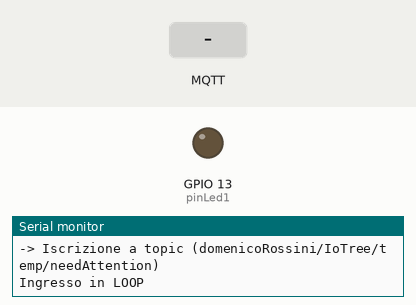
Bench run of a program on a simulated ESP32. On the bench: output pins drawn as LEDs (lit = HIGH), the last lines printed to the serial monitor. Inputs (shaded band) come from the test bench. WiFi joins after 1.5 s; servers stay silent unless stated; no MQTT or app messages arrive unless stated.

Above: at 2.7 s.
2.8 s: MQTT message "1" arrives on the first subscribed topic
4.6 s: MQTT message "on" arrives on the first subscribed topic
7.1 s: MQTT message "off" arrives on the first subscribed topic
9.6 s: MQTT message "1" arrives on the second subscribed topic
At 12.1 s:
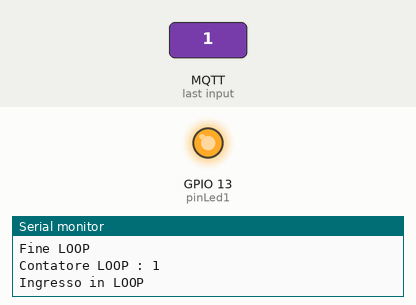
Timing chart, 0 to 13.3 s (numbered marks = the images above; inputs shaded):
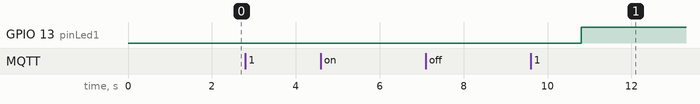

The program:

main.cpp
```cpp
#include <Arduino.h>
#include <Arduino.h>
#include <WiFi.h>
#include <WiFiUdp.h>
#include <PubSubClient.h>
#include <stdio.h>
#include <stdlib.h>
#include <DHT.h>
#include <Adafruit_Sensor.h>
//#include <string.h>

///////////////////////////////////////////////////////////
const char* nomeRete = "FASTWEB-1-A91631_EXT";
const char* pwdRete = "4452CC2BAB";
///////////////////////////////////////////////////////////
IPAddress ip_scheda(192,168,1,106);
IPAddress ip_server(192,168,1,86);
///////////////////////////////////////////////////////////
WiFiClient wifiClient;
PubSubClient client(ip_server,1883,wifiClient);
///////////////////////////////////////////////////////////
int pinLed1 = 13;
///////////////////////////////////////////////////////////
#define MILLIS 1000000
RTC_DATA_ATTR int warningCount = 0;
RTC_DATA_ATTR int loopCount = 0;

void connessioneaWiFi(){
  Serial.println("Ingresso in CONNESSIONE_WIFI");
  WiFi.mode(WIFI_STA);
  WiFi.begin(nomeRete,pwdRete);
  Serial.println("\nTentativo di connessione alla rete");
  while(WiFi.status() != WL_CONNECTED){
    Serial.print(".");
  }
  Serial.println("\nConnessione Stabilita con IP : ");
  Serial.println(WiFi.localIP());
}

void deepSleep(int tempo){
  esp_sleep_enable_timer_wakeup(tempo * MILLIS);
  Serial.flush();
  esp_deep_sleep_start();
}

void callback(char* topic, byte* payload, unsigned int length) {

  Serial.println("Ingresso in CALLBACK");
  // handle message arrived
  Serial.print(" - Message arrived on topic : [");
  Serial.print(topic);
  Serial.print("] ->  ");
  String payloaSTR="";
  for (int i=0;i<length;i++) {
    Serial.print((char)payload[i]);
    payloaSTR = payloaSTR + (char)payload[i];
  }
  Serial.println("");

  String topicStr(topic);
  //String stringaTopicLight = "domenicoRossini/IoTree/light";
  //String stringaTopicHum = "domenicoRossini/IoTree/hum";
  //String stringaTopicTemp = "domenicoRossini/IoTree/temp";
  //String stringaTopicLightStatus = "domenicoRossini/IoTree/light/status";
  //String stringaTopicHumStatus = "domenicoRossini/IoTree/hum/status";
  //String stringaTopicTempStatus = "domenicoRossini/IoTree/temp/status";
  String stringaTopicLightAttention = "domenicoRossini/IoTree/light/needAttention";
  String stringaTopicHumAttention = "domenicoRossini/IoTree/hum/needAttention";
  String stringaTopicTempAttention = "domenicoRossini/IoTree/temp/needAttention";
  /*
  if(topicStr==stringaTopicLight){
    Serial.println("Ricevuto lightMSG");
  }
  if(topicStr==stringaTopicHum){
    Serial.println("Ricevuto humMSG");
  }
  if(topicStr==stringaTopicTemp){
    Serial.println("Ricevuto tempMSG");
  }
  */

  // se ricevo un warning il contatore dei cicli decrementa in modo da dare tempo al monitor di fare altre misurazioni

  if(topicStr==stringaTopicLightAttention){
    Serial.println("-> Ricevuto lightWarning");
    warningCount++;
    loopCount--;
    //digitalWrite(pinLed1,HIGH);
    //callbackCount = 0;
    //loopCount = 0;
  }
  if(topicStr==stringaTopicHumAttention){
    Serial.println("-> Ricevuto humWarning");
    warningCount++;
    loopCount--;
    //digitalWrite(pinLed1,HIGH);
    //callbackCount = 0;
    //loopCount = 0;
  }
  if(topicStr==stringaTopicTempAttention){
    Serial.println("-> Ricevuto tempWarning");
    warningCount++;
    loopCount--;
    //digitalWrite(pinLed1,HIGH);
    //callbackCount = 0;
    //loopCount = 0;
  }
  Serial.println("");

  // Accensione led solo se si ricevono 4 warning consecutivi che possono essere :
  // - tutte le medie sballate e una almeno che si ripete
  // - una media sballata confermata da 4 ricezioni dei valori fuori scala
  if(warningCount>3){
    digitalWrite(pinLed1,HIGH);
    warningCount = 0 ;
    loopCount = 0;
  }

  /*
  callbackCount++;
  Serial.print("Contatore CALLBACK : "); Serial.print(callbackCount);
  Serial.println("");Serial.println("");
  if (callbackCount==3)
  {
    digitalWrite(pinLed1,LOW);
    callbackCount = 0;
    loopCount = 0;
    deepSleep(60);
  }
  */

}

void inizializzaLED(){
  Serial.println("Ingresso in InizializzaLED");
  pinMode(pinLed1,OUTPUT);
  //pinMode(pinLed2,OUTPUT);
  //digitalWrite(pinLed1,HIGH);
  //digitalWrite(pinLed2,LOW);
}

void iscrizioneTopic(){
  Serial.println("Ingresso in IscrizioneTOPIC");
  /*client.subscribe("inTopic");
  Serial.println("\n-> Iscrizione a topic (inTopic)");
  client.subscribe("outTopic");
  Serial.println("\n-> Iscrizione a topic (outTopic)");*/
  //client.subscribe("domenicoRossini/IoTree/light");
  //Serial.println("\n-> Iscrizione a topic (domenicoRossini/IoTree/light)");
  //client.subscribe("domenicoRossini/IoTree/temp");
  //Serial.println("\n-> Iscrizione a topic (domenicoRossini/IoTree/temp)");
  //client.subscribe("domenicoRossini/IoTree/hum");
  //Serial.println("\n-> Iscrizione a topic (domenicoRossini/IoTree/hum)");
  //client.subscribe("domenicoRossini/IoTree/light");
  //Serial.println("\n-> Iscrizione a topic (domenicoRossini/IoTree/light)");
  //client.subscribe("domenicoRossini/IoTree/hum");
  //Serial.println("\n-> Iscrizione a topic (domenicoRossini/IoTree/hum)");
  //client.subscribe("domenicoRossini/IoTree/temp");
  //Serial.println("\n-> Iscrizione a topic (domenicoRossini/IoTree/temp)");
  //client.subscribe("domenicoRossini/IoTree/light/status");
  //Serial.println("\n-> Iscrizione a topic (domenicoRossini/IoTree/light/status)");
  //client.subscribe("domenicoRossini/IoTree/hum/status");
  //Serial.println("\n-> Iscrizione a topic (domenicoRossini/IoTree/hum/status)");
  //client.subscribe("domenicoRossini/IoTree/temp/status");
  //Serial.println("\n-> Iscrizione a topic (domenicoRossini/IoTree/temp/status)");
  client.subscribe("domenicoRossini/IoTree/light/needAttention");
  Serial.println("\n-> Iscrizione a topic (domenicoRossini/IoTree/light/needAttention)");
  client.subscribe("domenicoRossini/IoTree/hum/needAttention");
  Serial.println("\n-> Iscrizione a topic (domenicoRossini/IoTree/hum/needAttention)");
  client.subscribe("domenicoRossini/IoTree/temp/needAttention");
  Serial.println("\n-> Iscrizione a topic (domenicoRossini/IoTree/temp/needAttention)");
}

void reconnect() {
  Serial.println("Ingresso in reconnect");
  // Loop until we're reconnected

  while (!client.connected()) {
    Serial.print("Attempting MQTT connection...");

    // Attempt to connect

    // codice per connessione con nome casuale
    //String clientId = "ESP8266Client-";
    //clientId += String(random(0xffff), HEX);

    if (client.connect("-> receiverIoTree <-")){
      Serial.println("\n-> Connessione Stabilita");
    } else {
      Serial.print("failed, rc=");
      Serial.print(client.state());
      Serial.println(" try again in 1 second");
      delay(1000);
    }
  }

}

void riconnessioneSeNecessario(){
  if (!client.connected()) {
    reconnect();
    iscrizioneTopic();
  }
}

void gestioneDeepSleep(){
  // ogni 60 chiamate del metodo si dorme per 1 minuto
  loopCount++;
  Serial.print("Contatore LOOP : "); Serial.print(loopCount);
  Serial.println("");Serial.println("");
  if (loopCount==60)
  {
    loopCount = 0;
    deepSleep(60);
  }
}

void setup() {
  // put your setup code here, to run once:
  //int result = myFunction(2, 3);
  Serial.begin(9600);
  Serial.println("Ingresso in SETUP RECEIVER");
  connessioneaWiFi();
  inizializzaLED();
  client.setKeepAlive(30000);
  client.setCallback(callback);
}

void loop() {

  riconnessioneSeNecessario();

  client.loop();

  Serial.println("Ingresso in LOOP");

  delay(1200);

  Serial.println("Fine LOOP");

  gestioneDeepSleep();

}
```

Measured:
- after the input at 9.6 s, GPIO 13 (pinLed1): LOW → HIGH after 1.2 s
